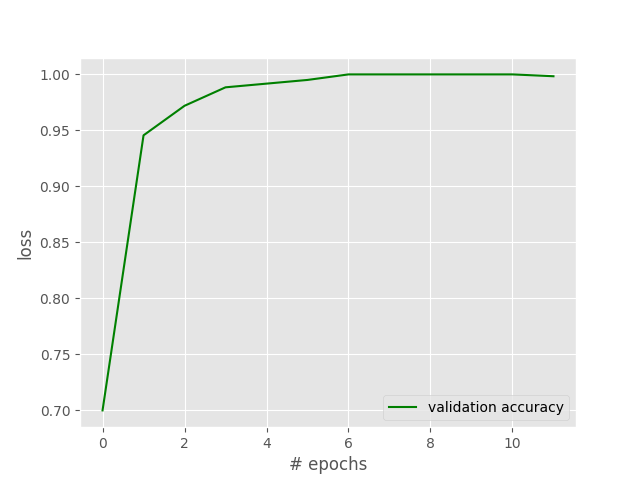

Write Python code to recreate this figure.
from tensorflow.keras.layers import Conv2D,Flatten,Dense,MaxPool2D,BatchNormalization,GlobalAveragePooling2D
from tensorflow.keras.applications.resnet50 import preprocess_input,decode_predictions
from tensorflow.keras.preprocessing.image import ImageDataGenerator,load_img
from tensorflow.keras.applications.resnet50 import ResNet50
from tensorflow.keras.preprocessing import image
from tensorflow.keras.models import Sequential
from tensorflow.keras.models import Model
import matplotlib.pylab as plt
import numpy as np


img_height,img_width=(224,224)
batch_size=12
train_data_dir="D:/Fathima/Python/cervical cancer/dataset/train"
test_data_dir="D:/Fathima/Python/cervical cancer/dataset/test"
print("====================================================")

train_datagen = ImageDataGenerator(preprocessing_function=preprocess_input,
                                   shear_range = 0.2,
                                   zoom_range = 0.2,
                                   horizontal_flip = True,
                                   validation_split=0.4)

train_generator = train_datagen.flow_from_directory(train_data_dir,
                                                target_size=(img_height,img_width),
                                                batch_size=batch_size,
                                                class_mode='categorical',
                                                subset='validation')



test_generator = train_datagen.flow_from_directory(test_data_dir,
                                                target_size=(img_height,img_width),
                                                batch_size=1,
                                                class_mode='categorical',
                                                subset='validation')
x,y=test_generator.next()
x.shape

base_model=ResNet50(include_top=False,weights='imagenet')
x=base_model.output
x=GlobalAveragePooling2D()(x)
x=Dense(1024,activation='relu')(x)
predictions=Dense(train_generator.num_classes,activation='softmax')(x)
model=Model(inputs=base_model.input,outputs=predictions)

for layer in base_model.layers:
    layer.trainable=False

model.compile(optimizer='adam',loss='categorical_crossentropy',metrics=['accuracy'])
history=model.fit(train_generator,
          epochs=12,
        validation_data=test_generator)

        

model.save(r"D:\Fathima\Python\cervical cancer\resnet.h5")

plt.style.use("ggplot")
plt.figure()
plt.plot(history.history['accuracy'],'r',label='validation accuracy',color='green')
plt.xlabel('# epochs')
plt.ylabel('loss')
plt.legend()
plt.savefig(r"D:\Fathima\Python\cervical cancer\resnet.png")
plt.show()



vgg_acc=history.history['val_accuracy'][-1]
print(vgg_acc)
